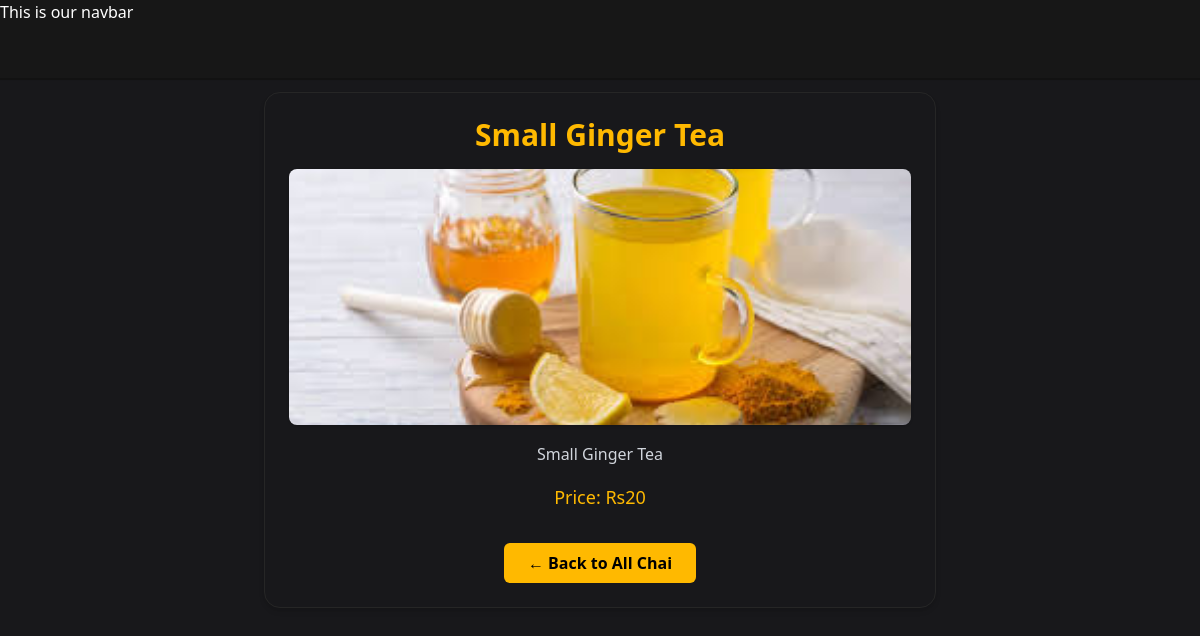
Page /chai/1/ on the committed database.
### chai/models.py (models this page shows, shortened)
class ChaiVariety(models.Model):
    CHAI_TYPE_CHOICE = [
        ("ML", "MASALA"),
        ("GR", "GINGER"),
        ("KI", "KIWI"),
        ("EL", "ELAICHI"),
    ]
    name = models.CharField(max_length=100)
    image = models.ImageField(upload_to="chais/")
    date_added = models.DateTimeField(default=timezone.now)
    chai_type = models.CharField(max_length=2, choices=CHAI_TYPE_CHOICE)
    description = models.TextField(default="")
    price = models.SmallIntegerField(default=0)

### chai/views.py (the view)
# urls.py: path("<int:chai_id>/", views.chai_detail, name="chai_detail"),
def chai_detail(request, chai_id):
    chai = get_object_or_404(ChaiVariety, pk=chai_id)
    return render(request, "chai/chai_detail.html", {"chai": chai})

### chai/templates/chai/chai_detail.html (shortened to what this page needs)
{% extends 'layout.html' %}
{% block content %}
<div class="max-w-2xl mx-auto  border border-neutral-800 rounded-2xl shadow-md p-6 space-y-4 text-center">
  <h1 class="text-3xl font-semibold text-amber-400">{{ chai.name }}</h1>
    <img
      src="{{ chai.image.url }}"
      alt="{{ chai.name }}"
      class="w-full h-64 object-cover rounded-lg shadow"
    />
  <p class="text-gray-300 leading-relaxed">{{ chai.description }}</p>
  <div class="text-lg text-amber-400 font-medium">
    Price: Rs{{ chai.price }}
  </div>
  <a href="{% url 'all_chai' %}">
    <button class="mt-4 px-6 py-2 bg-amber-400 text-black font-semibold rounded-md hover:bg-amber-500 transition-colors duration-300">
      ← Back to All Chai
    </button>
  </a>
</div>
{% endblock %}

### rows in the picture
ChaiVariety: name "Small Ginger Tea", image (picture), description "Small Ginger Tea", price "20"
